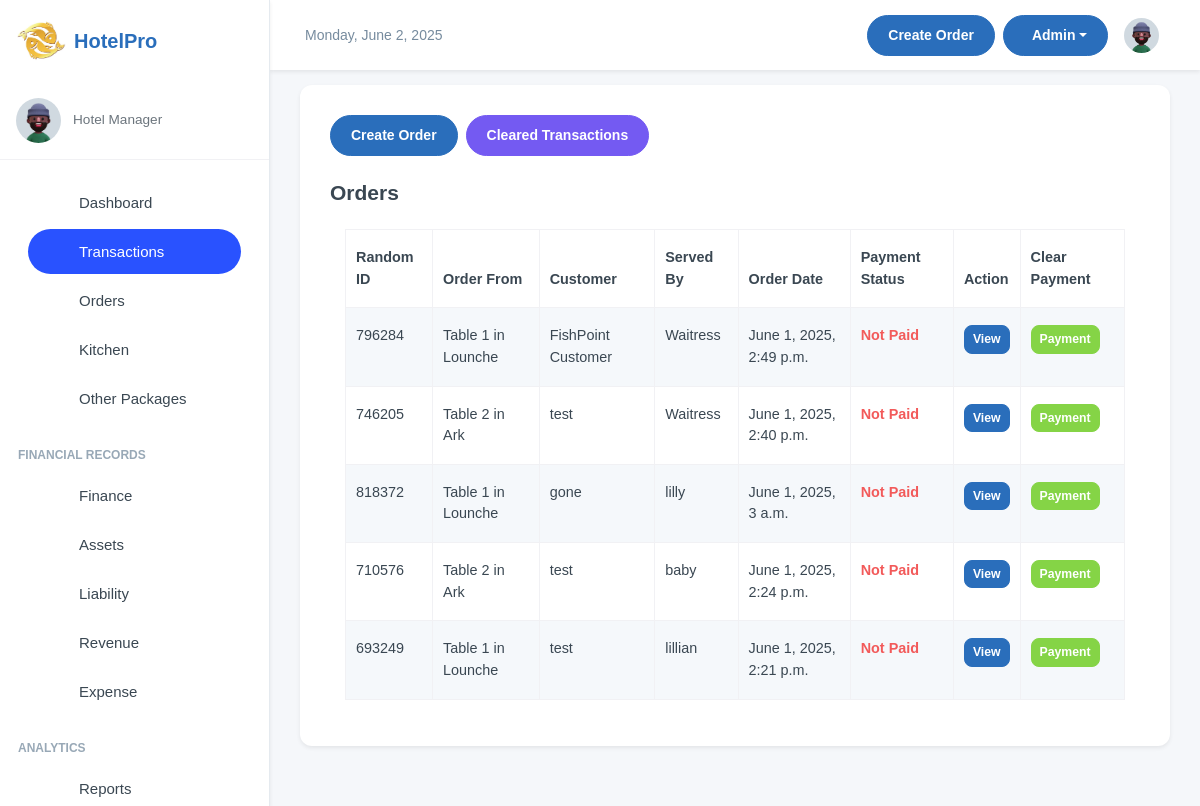
Page /manager/orders_transactions/ (signed in) on the earlier database version.
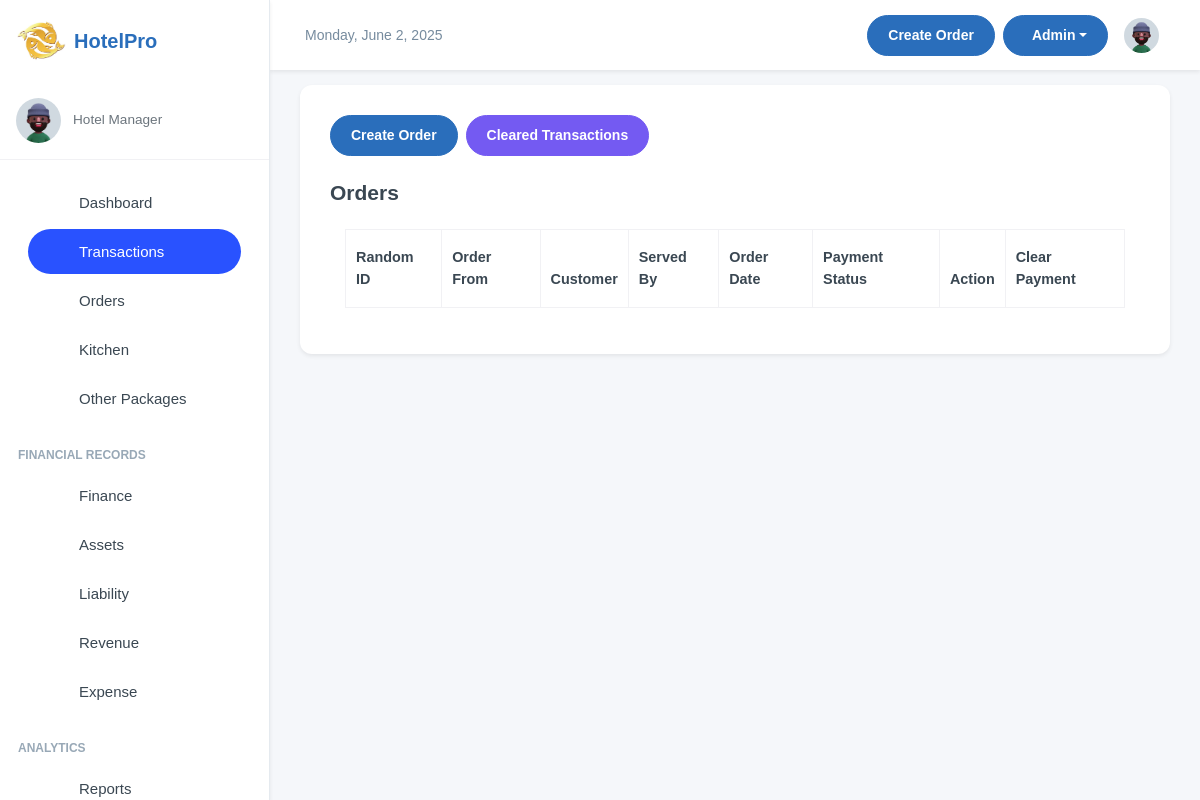
Same page on the later database version.
### inventory/models.py (models this page shows, shortened)
class OrderTransaction(models.Model):
    pay_mode = (
        ("NO PAYMENT", "NO PAYMENT"),
        ("CASH", "CASH"),
        ("MOMO PAY", "MOMO PAY"),
        ("AIRTEL PAY", "AIRTEL PAY"),
        ("BANK CARD", "BANK CARD"),
    )
    random_id = models.CharField(max_length=6, unique=True, editable=False, default=generate_random_id)
    customer_name = models.CharField(max_length=255, blank=True, null=True, default="FishPoint Customer")
    served_by = models.CharField(
        max_length=255, blank=True, null=True, default="Waitress")
    dining_area = models.ForeignKey(DiningArea, on_delete=models.SET_NULL, null=True, blank=True)
    table = models.ForeignKey(Table, on_delete=models.SET_NULL, null=True, blank=True )
    special_notes = models.TextField(default="Null")
    created = models.DateTimeField(default=now, blank=True, null=True)
    payment_mode = models.CharField(default="NO PAYMENT", max_length=50, choices=pay_mode)
    transaction_id = models.CharField(blank=True, null=True, max_length=100)
    created_by = models.ForeignKey(User, on_delete=models.SET_NULL, null=True, blank=True)
    updated = models.DateField(auto_now=True, blank=True, null=True)
    class Meta:
        ordering = ['-created']

class Table(models.Model):
    table_number = models.IntegerField()
    dining_area = models.ForeignKey(DiningArea, on_delete=models.CASCADE, related_name='tables')
    capacity = models.IntegerField()  # Number of seats at the table
    is_available = models.BooleanField(default=True)
    def __str__(self):
        return f"Table {self.table_number} in {self.dining_area.name}"

class DiningArea(models.Model):
    name = models.CharField(max_length=255)
    description = models.TextField(blank=True, null=True)

### inventory/views.py (the view)
# urls.py: path('orders_transactions/', views.orderTransactions, name='order_transactions'),
@login_required(login_url="/user/login/")
def orderTransactions(request):
    orders_list = OrderTransaction.objects.using('default').filter(payment_mode="NO PAYMENT").order_by('-updated', '-id')
    paginator = Paginator(orders_list, 10)
    page_number = request.GET.get('page')
    orders_list = paginator.get_page(page_number)
    return render(request, "ordertransactions.html", {"orders_list":orders_list})

### inventory/templates/ordertransactions.html (shortened to what this page needs)
{% extends 'base.html' %}
{% block content %}
<div class="card">
    <div class="card-body">
        <div class="d-flex flex-wrap justify-content-between align-items-center mb-4">
            <div class="d-flex flex-wrap gap-2 mb-3 mb-md-0">
                <a href="/manager/add-order/" class="btn btn-primary">
                     Create Order
                </a>
                <a href="/manager/cleared_transactions/" class="btn btn-info">
                     Cleared Transactions
                </a>
            </div>
        </div>
        <h4 class="fw-semibold mb-2">Orders</h4>
        <div class="container mt-2">
            <table class="table table-striped table-bordered">
                <thead class="bg-dark text-light">
                    <tr>
                        <th>Random ID</th>
                        <th>Order From</th>
                        <th>Customer</th>
                        <th>Served By</th>
                        <th>Order Date</th>
                        <th>Payment Status</th>
                        <th>Action</th>
                        <th>Clear Payment</th>
                    </tr>
                </thead>
                <tbody>
                    {% for order in orders_list %}
                    {% if order.payment_mode == "NO PAYMENT" %}
                    <tr>
                        <td>{{ order.random_id }}</td>
                        <td>{{ order.table }}</td>
                        <td>{{ order.customer_name }}</td>
                        <td>{{ order.served_by }}</td>
                        <td>{{ order.created }}</td>
                        <td class="text-danger fw-semibold">Not Paid</td>
                        <td>
                            <a href="/manager/orders_transactions/{{ order.id }}"
                                class="btn btn-primary btn-sm">View</a>
                        </td>
                        <td>
                            <button class="btn btn-success btn-sm" data-toggle="modal" data-target="#paymentModal"
                                data-order-id="{{ order.id }}" data-random-id="{{ order.random_id }}">
                                Payment
                            </button>
                        </td>
                    </tr>
                    {% endif %}
                    {% endfor %}
                </tbody>
            </table>
        </div>
    </div>
</div>
{% endblock content %}

Differences in the rows shown:
no longer on this page (row edited): OrderTransaction: random_id "796284", table "Table 1 in Lounche", customer_name "FishPoint Customer", served_by "Waitress", created "June 1, 2025, 2:49 p.m."
no longer on this page (row edited): OrderTransaction: random_id "746205", table "Table 2 in Ark", customer_name "test", served_by "Waitress", created "June 1, 2025, 2:40 p.m."
no longer on this page (row edited): OrderTransaction: random_id "818372", table "Table 1 in Lounche", customer_name "gone", served_by "lilly", created "June 1, 2025, 3 a.m."
no longer on this page (row edited): OrderTransaction: random_id "710576", table "Table 2 in Ark", customer_name "test", served_by "baby", created "June 1, 2025, 2:24 p.m."
no longer on this page (row edited): OrderTransaction: random_id "693249", table "Table 1 in Lounche", customer_name "test", served_by "lillian", created "June 1, 2025, 2:21 p.m."
